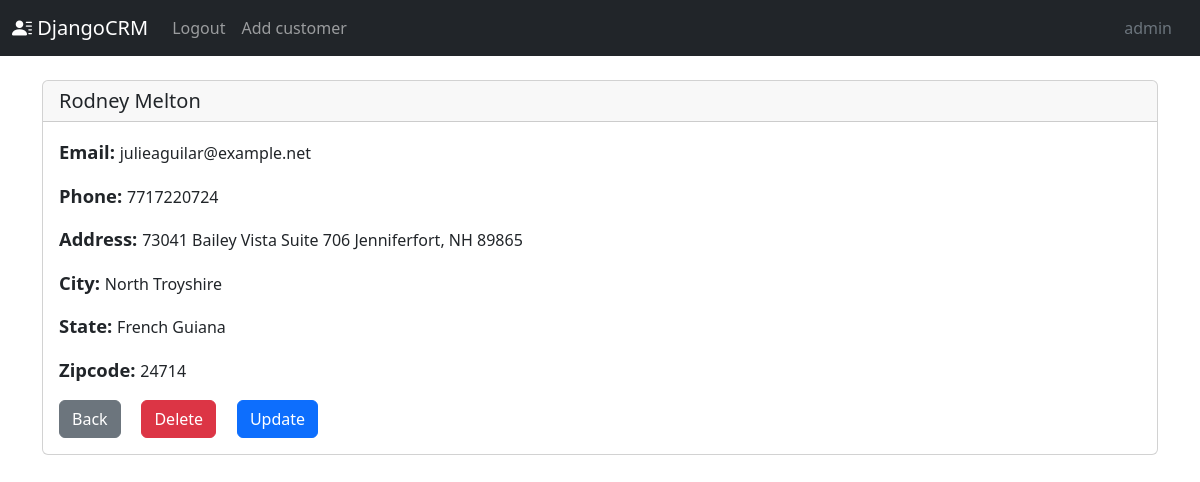
/customer/135/ (signed in), run on the app's committed database.
### customers/models.py (models this page shows, shortened)
class Customer(models.Model):
    created_at = models.DateTimeField(auto_now_add=True)
    first_name = models.CharField(max_length=50)
    last_name = models.CharField(max_length=50)
    email = models.EmailField(max_length=50)
    phone = models.CharField(max_length=25)
    address = models.CharField(max_length=100)
    city = models.CharField(max_length=50)
    state = models.CharField(max_length=50)
    zipcode = models.CharField(max_length=15)
    is_active = models.BooleanField(default=True)
    objects = models.Manager()
    active = CustomerManager()

### customers/views.py (the view)
# urls.py: path('customer/<int:pk>/', views.customer, name='customer'),
@login_required
def customer(request, pk):
    customer = Customer.active.get(pk=pk)
    return render(request, 'customers/customer.html', {'customer': customer})

### customers/models.py (called while the page is built)
    def get_queryset(self):
        return super().get_queryset().filter(is_active=True)

### customers/templates/customers/customer.html (shortened to what this page needs)
{% extends 'base.html' %}
{% block content %}
	<div class="card">
		<h5 class="card-header">{{ customer.first_name }} {{ customer.last_name }}</h5>
		<div class="card-body">
			<p class="card-text"><strong style="font-size: 115%;">Email: </strong>{{ customer.email }}</p>
			<p class="card-text"><strong style="font-size: 115%;">Phone: </strong>{{ customer.phone }}</p>
			<p class="card-text"><strong style="font-size: 115%;">Address: </strong>{{ customer.address }}</p>
			<p class="card-text"><strong style="font-size: 115%;">City: </strong>{{ customer.city }}</p>
			<p class="card-text"><strong style="font-size: 115%;">State: </strong>{{ customer.state }}</p>
			<p class="card-text"><strong style="font-size: 115%;">Zipcode: </strong>{{ customer.zipcode }}</p>
			<a href="{% url 'home' %}" class="btn btn-secondary">Back</a>&nbsp;&nbsp;&nbsp;&nbsp;
			<a href="{% url 'delete_customer' customer.id %}" class="btn btn-danger">Delete</a>&nbsp;&nbsp;&nbsp;&nbsp;
			<a href="{% url 'update_customer' customer.id %}" class="btn btn-primary">Update</a>&nbsp;&nbsp;&nbsp;&nbsp;
		</div>
	</div>
{% endblock %}

### customers/templates/customers/navbar.html (shortened to what this page needs)
 <nav class="navbar navbar-expand navbar-dark bg-dark" aria-label="Second navbar example">
    <div class="container-fluid">
      <a class="navbar-brand" href="{% url 'home' %}"><i class="bi bi-person-lines-fill"></i> DjangoCRM</a>
      <div class="collapse navbar-collapse" id="navbarsExample02">
        <ul class="navbar-nav me-auto">
          {% if user.is_authenticated %}
          <li class="nav-item">
            <a class="nav-link" href="{% url 'logout' %}">Logout</a>
          </li>
          <li class="nav-item">
            <a class="nav-link" href="{% url 'add_customer' %}">Add customer</a>
          </li>
          {% endif %}
        </ul>
        <ul class="nav justify-content-end" >
          <li class="nav-item">
            <a class="nav-link text-secondary disabled" href="#">{{ request.user.username }}</a>
          </li>
        </ul>
      </div>
    </div>
  </nav>

### data on the page
Customer: first_name "Rodney", last_name "Melton", email "julieaguilar@example.net", phone "7717220724", address "73041 Bailey Vista Suite 706 Jenniferfort, NH 89865", city "North Troyshire", state "French Guiana", zipcode "24714"

### other printed values
{{ request.user.username }} "admin"
